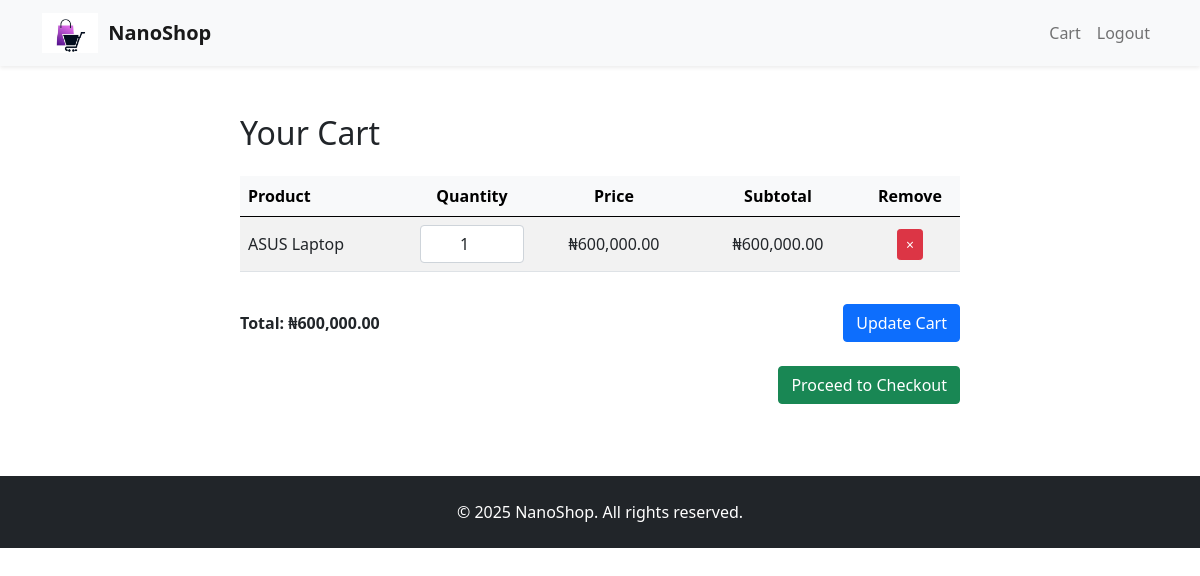
Page /shop/cart/ (signed in) on the earlier database version.
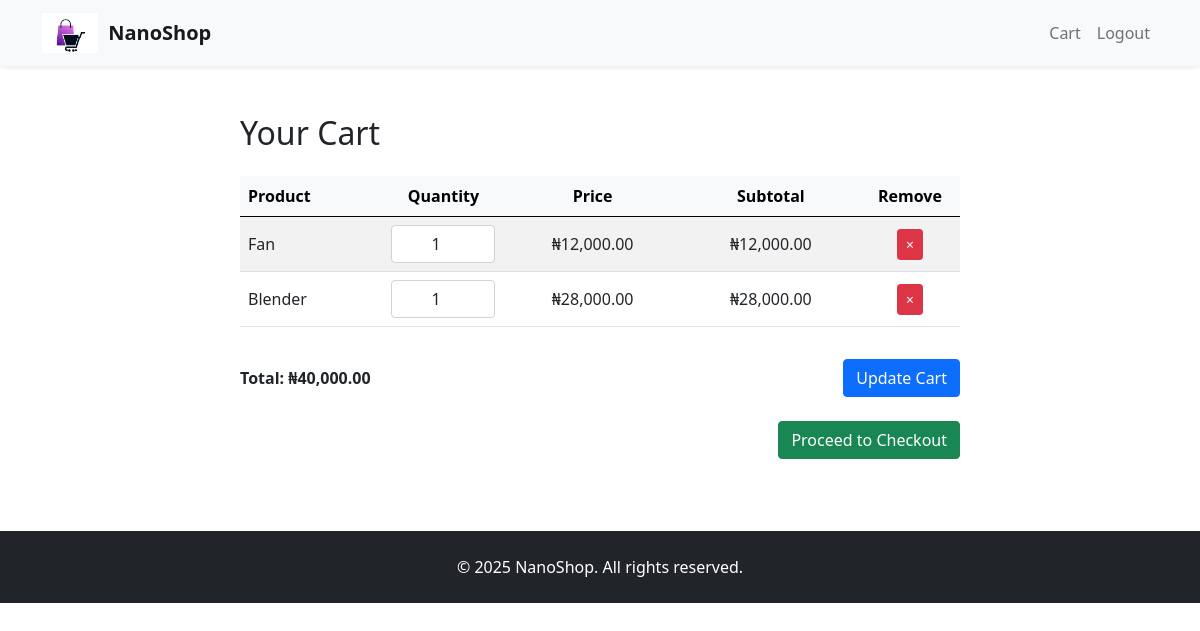
Same page on the later database version.
### shop/models.py (models this page shows, shortened)
class OrderItem(models.Model):
    order = models.ForeignKey(Order, related_name='items', on_delete=models.CASCADE)
    product = models.ForeignKey(Product, on_delete=models.CASCADE)
    quantity = models.PositiveIntegerField()
    def subtotal(self):
        return self.product.price * self.quantity

class Product(models.Model):
    product_name = models.CharField(max_length=50)
    price = models.DecimalField(max_digits=10, decimal_places=2)
    description = models.TextField()
    stock = models.IntegerField(default=1)
    category = models.ForeignKey(Category, on_delete=models.CASCADE)
    thumbnail = models.ImageField(upload_to='product_images/')
    user = models.ForeignKey(User, on_delete=models.CASCADE, related_name='user_product')

### shop/views.py (the view)
# urls.py: path('cart/', CartDetailView.as_view(), name='cart_detail'),
class CartDetailView(LoginRequiredMixin, View):
    def get(self, request):
        order = (
            Order.objects
                 .filter(ordered_by=request.user, status='PENDING')
                 .order_by('-ordered_on')
                 .first()
        )
        if order:
            items = order.items.select_related('product').all()
            total = sum(item.subtotal() for item in items)
        else:
            items = []
            total = 0
        return render(request, 'cart/detail.html', {
            'items': items,
            'total': total
        })

### Templates/cart/detail.html (shortened to what this page needs)
{% extends 'base.html' %}
{% load humanize %}
{% block content %}
<div class="container mt-4">
  <div class="row justify-content-center">
    <div class="col-lg-8">
      <h2 class="mb-4">Your Cart</h2>
      {% if items %}
        <form method="post" action="{% url 'shop:cart_update' %}">
          <div class="table-responsive">
            <table class="table table-striped">
              <thead class="table-light">
                <tr>
                  <th>Product</th>
                  <th class="text-center">Quantity</th>
                  <th class="text-center">Price</th>
                  <th class="text-center">Subtotal</th>
                  <th class="text-center">Remove</th>
                </tr>
              </thead>
              <tbody>
                {% for item in items %}
                  <tr>
                    <td class="align-middle">
                      {{ item.product.product_name }}
                    </td>
                    <td class="align-middle text-center" style="width: 120px;">
                      <input
                        type="number"
                        name="quantity_{{ item.product.id }}"
                        value="{{ item.quantity }}"
                        min="1"
                        class="form-control text-center"
                      />
                    </td>
                    <td class="align-middle text-center">
                      ₦{{ item.product.price|intcomma }}
                    </td>
                    <td class="align-middle text-center">
                      ₦{{ item.subtotal|intcomma }}
                    </td>
                    <td class="align-middle text-center" style="width: 100px;">
                      <form method="post" action="{% url 'shop:cart_remove_item' item.product.id %}">
                        <button type="submit" class="btn btn-sm btn-danger" title="Remove item">
                          &times;
                        </button>
                      </form>
                    </td>
                  </tr>
                {% endfor %}
              </tbody>
            </table>
          </div>
          <div class="d-flex justify-content-between align-items-center mt-3">
            <p class="mb-0">
              <strong>Total: ₦{{ total|intcomma }}</strong>
            </p>
            <button type="submit" class="btn btn-primary">
              Update Cart
            </button>
          </div>
        </form>
        <form
          method="post"
          action="{% url 'shop:checkout' %}"
          class="mt-4 text-end"
        >
          <button type="submit" class="btn btn-success">
            Proceed to Checkout
          </button>
        </form>
      {% else %}
        <div class="alert alert-info">
          Your cart is empty.
        </div>
      {% endif %}
    </div>
  </div>
</div>
{% endblock %}

Differences in the rows shown:
no longer on this page (row unchanged): OrderItem: product.product_name "ASUS Laptop", quantity "1", product.price "600,000.00", subtotal "600,000.00"
added OrderItem: product.product_name "Fan", quantity "1", product.price "12,000.00", subtotal "12,000.00"
added OrderItem: product.product_name "Blender", quantity "1", product.price "28,000.00", subtotal "28,000.00"
Other differences:
{{ total|intcomma }}: "600,000.00" → "40,000.00"
